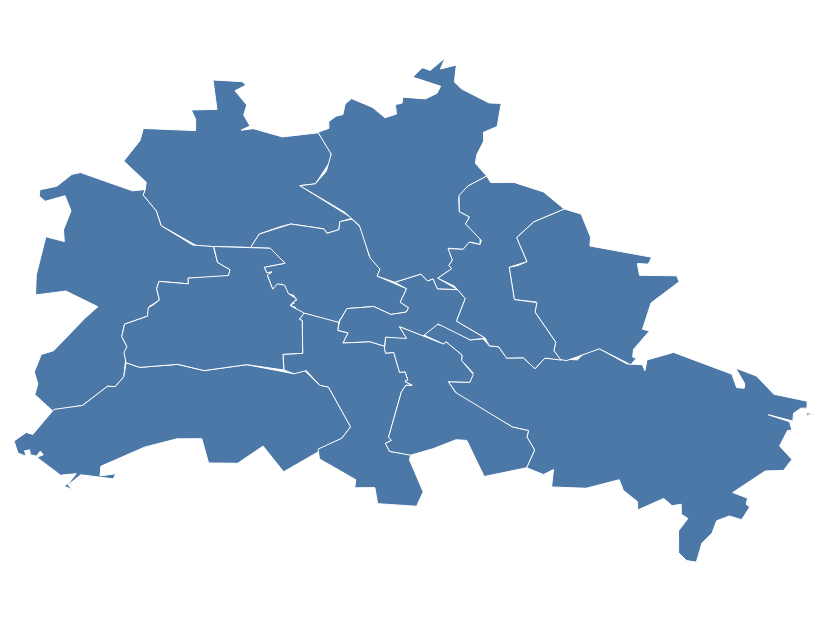

The code cell stored with this chart in its notebook:
### Code cell
bezirke=alt.Chart(bezirke_layer).mark_geoshape(stroke='white',strokeWidth=0.5).encode()
bezirke
